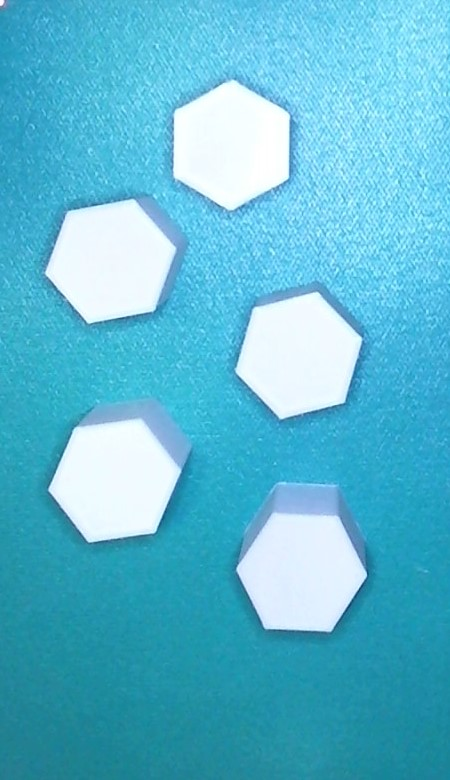
%> input picture Matlab/rbottest.jpg, 450 x 780 px
$ octave --eval "result = findplayerobject2(imread('rbottest.jpg'));"   (GNU Octave 9; MATLAB toolbox functions it lacks are replaced by stand-ins)
%> lines starting %> are read from the running program, lines starting %| are printed output that depends on the picture; in (x1, y1, x2, y2) boxes, pixels count from 0 and x2, y2 are one past the last pixel; in counts of white or black regions, pixels touching at a corner belong together; the program's own positions count from 1
function playerobject=findplayerobject2(I)
C=im2double(I(:,:,2));
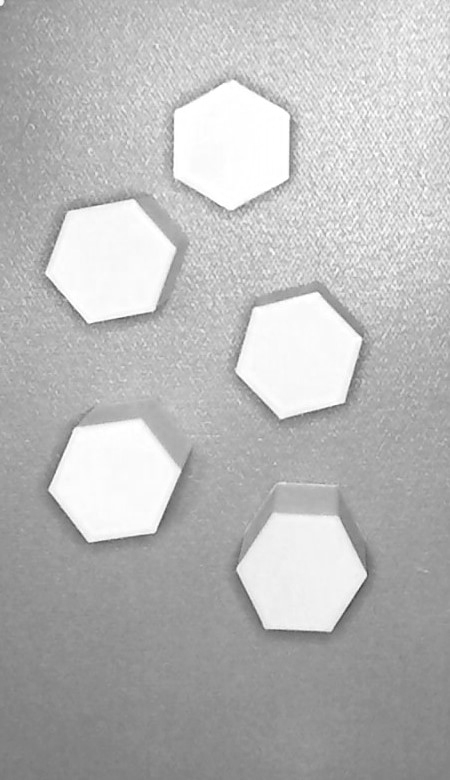
%> C: size 780x450 double; min 0.239, max 1, mean 0.725
D=C;
D(C>0.4)=0;
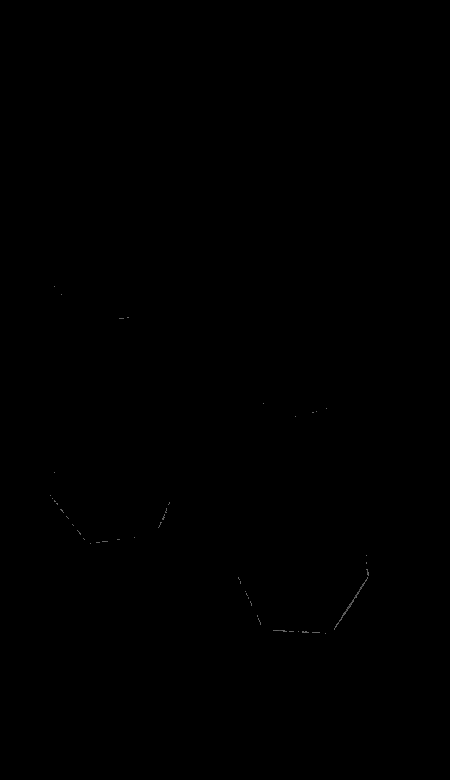
%> D: size 780x450 double; min 0, max 0.4, mean 0.000272
D(C<=0.4)=1;
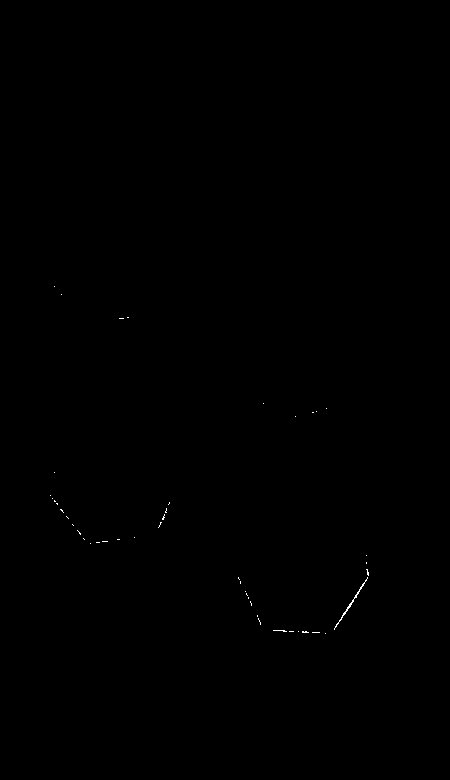
%> D: size 780x450 double; values 0 (black) and 1 (white), 0.07% white in thin lines or dots, all inside (x1, y1, x2, y2) = (50, 286, 369, 634)
D=imfill(D,'holes');
D=bwareaopen(D, 4000);
%> D: size 780x450 logical; every value is 0
[L, n]=bwlabel(D); %label the object, L:pixel array with 1,2,3..n, n:number of object.
%> L: size 780x450 double; every value is 0
%> n = 0
sizeI=size(I);
%> sizeI = [780 450 3]
Object_struct=struct();
if n==0
    Object_struct(1).centroid=[0 0];
else
    for objectcount=1:n
        object=zeros(sizeI(1),sizeI(2));
        totalx_O=0;
        totaly_O=0;
        pointcount_O=0;
        for i=1:sizeI(1)
            for j=1:sizeI(2)
                if L(i,j)==objectcount
                    object(i,j)=1;
                    totalx_O=totalx_O+i;
                    totaly_O=totaly_O+j;
                    pointcount_O=pointcount_O+1;
                else
                    object(i,j)=0;
                end
            end
        end
        x_O=totalx_O/pointcount_O;
        y_O=totaly_O/pointcount_O;
        Object_struct(objectcount).centroid=[x_O,y_O];
    end
end
playerobject=Object_struct;
